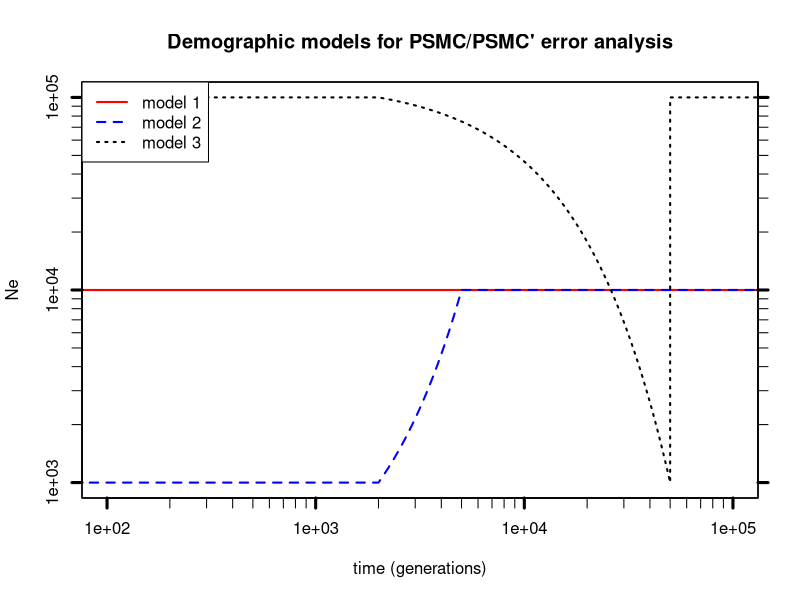

This figure's R source:
#!/usr/bin/env Rscript

# time, in generations
t = 1:2e5

# model 1: constant population size
m1.N = rep(10000, length(t))

# model 2: exponential population size decrease
m2.N0 = 1000
m2.N1 = 10000
m2.T1 = 2000
m2.T2 = 5000
m2.alpha1 = -log(m2.N1/m2.N0)/(m2.T2-m2.T1)
m2.N = vector(length=length(t))
m2.N[1:m2.T1] = m2.N0
m2.N[m2.T1:m2.T2] = m2.N0*exp(-m2.alpha1 * (t[m2.T1:m2.T2]-m2.T1))
m2.N[m2.T2:length(t)] = m2.N1

# model 3: bottleneck with exponential population size increase
m3.N0 = 100000
m3.N1 = 1000
m3.N2 = 100000
m3.T1 = 2000
m3.T2 = 50000
m3.alpha1 = -log(m3.N1/m3.N0)/(m3.T2-m3.T1)
m3.N = vector(length=length(t))
m3.N[1:m3.T1] = m3.N0
m3.N[m3.T1:m3.T2] = m3.N0*exp(-m3.alpha1 * (t[m3.T1:m3.T2]-m3.T1))
m3.N[m3.T2:length(t)] = m3.N2

vmin = function(v) v[which.min(v)]
vmax = function(v) v[which.max(v)]
ymin = vmin(c(m1.N, m2.N0, m2.N1, m3.N0, m3.N1, m3.N2))
ymax = vmax(c(m1.N, m2.N0, m2.N1, m3.N0, m3.N1, m3.N2))
xmin = 100
xmax = 1e5


llog="xy"
lwd = 2
lty = c(1,2,3)
col = c("red", "blue", "black")
pdf("models.pdf", width=12, height=8)
plot(t, m1.N, type='l', lty=lty[1], lwd=lwd, col=col[1], log=llog,
     ylim=c(ymin, ymax), xlim=c(xmin, xmax), xaxt="n", yaxt="n", xlab="", ylab="")
par(new=T)
plot(t, m2.N, type='l', lty=lty[2], lwd=lwd, col=col[2], log=llog,
     ylim=c(ymin, ymax), xlim=c(xmin, xmax), xaxt="n", yaxt="n", xlab="", ylab="")
par(new=T)
plot(t, m3.N, type='l', lty=lty[3], lwd=lwd, col=col[3], log=llog,
     ylim=c(ymin, ymax), xlim=c(xmin, xmax), xaxt="n", yaxt="n", xlab="", ylab="")
xticks=c(seq(1e2,1e3,1e2), seq(1e3,1e4,1e3), seq(1e4,1e5,1e4))
yticks=c(seq(1e3,1e4,1e3), seq(1e4,1e5,1e4), seq(1e5,1e6,1e5))
axis(1, xticks, labels=F)
axis(2, yticks, labels=F)
axis(4, yticks, labels=F)
axis(1, c(1e2,1e3,1e4,1e5), lwd.ticks=3)
axis(2, c(1e3,1e4,1e5,1e6), lwd.ticks=3)
axis(4, c(1e3,1e4,1e5,1e6), lwd.ticks=3, labels=F)
title("Demographic models for PSMC/PSMC' error analysis",
      xlab="time (generations)", ylab="Ne")
legend("topleft", c("model 1", "model 2", "model 3"), lwd=2, lty=lty, col=col)
invisible(dev.off())
